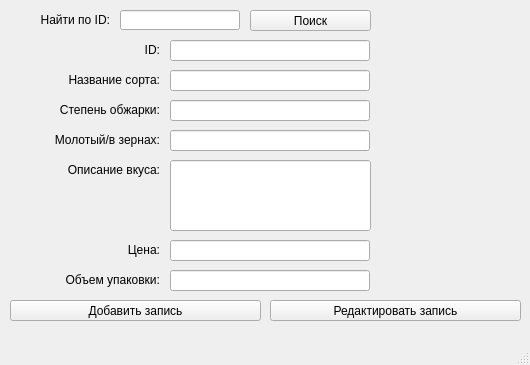
<?xml version="1.0" encoding="UTF-8"?>
<ui version="4.0">
 <class>MainWindow</class>
 <widget class="QMainWindow" name="MainWindow">
  <property name="geometry">
   <rect>
    <x>0</x>
    <y>0</y>
    <width>530</width>
    <height>365</height>
   </rect>
  </property>
  <property name="windowTitle">
   <string>Кофе</string>
  </property>
  <widget class="QWidget" name="centralwidget">
   <widget class="QLineEdit" name="print_zerna">
    <property name="geometry">
     <rect>
      <x>170</x>
      <y>130</y>
      <width>200</width>
      <height>21</height>
     </rect>
    </property>
   </widget>
   <widget class="QLineEdit" name="print_id">
    <property name="geometry">
     <rect>
      <x>170</x>
      <y>40</y>
      <width>200</width>
      <height>21</height>
     </rect>
    </property>
   </widget>
   <widget class="QLabel" name="label_3">
    <property name="geometry">
     <rect>
      <x>10</x>
      <y>100</y>
      <width>150</width>
      <height>20</height>
     </rect>
    </property>
    <property name="layoutDirection">
     <enum>Qt::LeftToRight</enum>
    </property>
    <property name="text">
     <string>Cтепень обжарки:</string>
    </property>
    <property name="alignment">
     <set>Qt::AlignRight|Qt::AlignTrailing|Qt::AlignVCenter</set>
    </property>
   </widget>
   <widget class="QLabel" name="label_7">
    <property name="geometry">
     <rect>
      <x>10</x>
      <y>270</y>
      <width>150</width>
      <height>20</height>
     </rect>
    </property>
    <property name="layoutDirection">
     <enum>Qt::LeftToRight</enum>
    </property>
    <property name="text">
     <string>Oбъем упаковки:</string>
    </property>
    <property name="alignment">
     <set>Qt::AlignRight|Qt::AlignTrailing|Qt::AlignVCenter</set>
    </property>
   </widget>
   <widget class="QLabel" name="image_l">
    <property name="geometry">
     <rect>
      <x>380</x>
      <y>9</y>
      <width>135</width>
      <height>280</height>
     </rect>
    </property>
    <property name="text">
     <string/>
    </property>
    <property name="pixmap">
     <pixmap>data/coffee.jpg</pixmap>
    </property>
   </widget>
   <widget class="QLineEdit" name="print_name">
    <property name="geometry">
     <rect>
      <x>170</x>
      <y>70</y>
      <width>200</width>
      <height>21</height>
     </rect>
    </property>
    <property name="alignment">
     <set>Qt::AlignLeading|Qt::AlignLeft|Qt::AlignTop</set>
    </property>
   </widget>
   <widget class="QLabel" name="label">
    <property name="geometry">
     <rect>
      <x>10</x>
      <y>40</y>
      <width>150</width>
      <height>20</height>
     </rect>
    </property>
    <property name="layoutDirection">
     <enum>Qt::LeftToRight</enum>
    </property>
    <property name="text">
     <string>ID:</string>
    </property>
    <property name="alignment">
     <set>Qt::AlignRight|Qt::AlignTrailing|Qt::AlignVCenter</set>
    </property>
   </widget>
   <widget class="QLabel" name="label_2">
    <property name="geometry">
     <rect>
      <x>10</x>
      <y>70</y>
      <width>150</width>
      <height>20</height>
     </rect>
    </property>
    <property name="layoutDirection">
     <enum>Qt::LeftToRight</enum>
    </property>
    <property name="text">
     <string>Hазвание сорта:</string>
    </property>
    <property name="alignment">
     <set>Qt::AlignRight|Qt::AlignTrailing|Qt::AlignVCenter</set>
    </property>
   </widget>
   <widget class="QLabel" name="label_5">
    <property name="geometry">
     <rect>
      <x>10</x>
      <y>160</y>
      <width>150</width>
      <height>20</height>
     </rect>
    </property>
    <property name="layoutDirection">
     <enum>Qt::LeftToRight</enum>
    </property>
    <property name="text">
     <string>Oписание вкуса:</string>
    </property>
    <property name="alignment">
     <set>Qt::AlignRight|Qt::AlignTrailing|Qt::AlignVCenter</set>
    </property>
   </widget>
   <widget class="QLabel" name="label_6">
    <property name="geometry">
     <rect>
      <x>10</x>
      <y>240</y>
      <width>150</width>
      <height>20</height>
     </rect>
    </property>
    <property name="layoutDirection">
     <enum>Qt::LeftToRight</enum>
    </property>
    <property name="text">
     <string>Цена:</string>
    </property>
    <property name="alignment">
     <set>Qt::AlignRight|Qt::AlignTrailing|Qt::AlignVCenter</set>
    </property>
   </widget>
   <widget class="QLineEdit" name="print_v">
    <property name="geometry">
     <rect>
      <x>170</x>
      <y>270</y>
      <width>200</width>
      <height>21</height>
     </rect>
    </property>
   </widget>
   <widget class="QLabel" name="label_4">
    <property name="geometry">
     <rect>
      <x>10</x>
      <y>130</y>
      <width>150</width>
      <height>20</height>
     </rect>
    </property>
    <property name="layoutDirection">
     <enum>Qt::LeftToRight</enum>
    </property>
    <property name="text">
     <string>Mолотый/в зернах:</string>
    </property>
    <property name="alignment">
     <set>Qt::AlignRight|Qt::AlignTrailing|Qt::AlignVCenter</set>
    </property>
   </widget>
   <widget class="QLineEdit" name="print_stepeni">
    <property name="geometry">
     <rect>
      <x>170</x>
      <y>100</y>
      <width>200</width>
      <height>21</height>
     </rect>
    </property>
   </widget>
   <widget class="QLineEdit" name="print_price">
    <property name="geometry">
     <rect>
      <x>170</x>
      <y>240</y>
      <width>200</width>
      <height>21</height>
     </rect>
    </property>
   </widget>
   <widget class="QLabel" name="label_9">
    <property name="geometry">
     <rect>
      <x>10</x>
      <y>10</y>
      <width>100</width>
      <height>20</height>
     </rect>
    </property>
    <property name="text">
     <string>Найти по ID:</string>
    </property>
    <property name="alignment">
     <set>Qt::AlignRight|Qt::AlignTrailing|Qt::AlignVCenter</set>
    </property>
   </widget>
   <widget class="QLineEdit" name="input_id">
    <property name="geometry">
     <rect>
      <x>120</x>
      <y>10</y>
      <width>120</width>
      <height>20</height>
     </rect>
    </property>
   </widget>
   <widget class="QPushButton" name="btn_poisk">
    <property name="geometry">
     <rect>
      <x>250</x>
      <y>10</y>
      <width>121</width>
      <height>21</height>
     </rect>
    </property>
    <property name="text">
     <string>Поиск</string>
    </property>
   </widget>
   <widget class="QPushButton" name="btn_add">
    <property name="geometry">
     <rect>
      <x>10</x>
      <y>300</y>
      <width>251</width>
      <height>21</height>
     </rect>
    </property>
    <property name="text">
     <string>Добавить запись</string>
    </property>
   </widget>
   <widget class="QPushButton" name="btn_redakt">
    <property name="geometry">
     <rect>
      <x>270</x>
      <y>300</y>
      <width>251</width>
      <height>21</height>
     </rect>
    </property>
    <property name="text">
     <string>Редактировать запись</string>
    </property>
   </widget>
   <widget class="QLineEdit" name="print_info">
    <property name="geometry">
     <rect>
      <x>170</x>
      <y>160</y>
      <width>201</width>
      <height>71</height>
     </rect>
    </property>
    <property name="autoFillBackground">
     <bool>true</bool>
    </property>
    <property name="dragEnabled">
     <bool>false</bool>
    </property>
    <property name="readOnly">
     <bool>false</bool>
    </property>
   </widget>
  </widget>
  <widget class="QMenuBar" name="menubar">
   <property name="geometry">
    <rect>
     <x>0</x>
     <y>0</y>
     <width>530</width>
     <height>18</height>
    </rect>
   </property>
  </widget>
  <widget class="QStatusBar" name="statusbar"/>
 </widget>
 <resources/>
 <connections/>
</ui>
